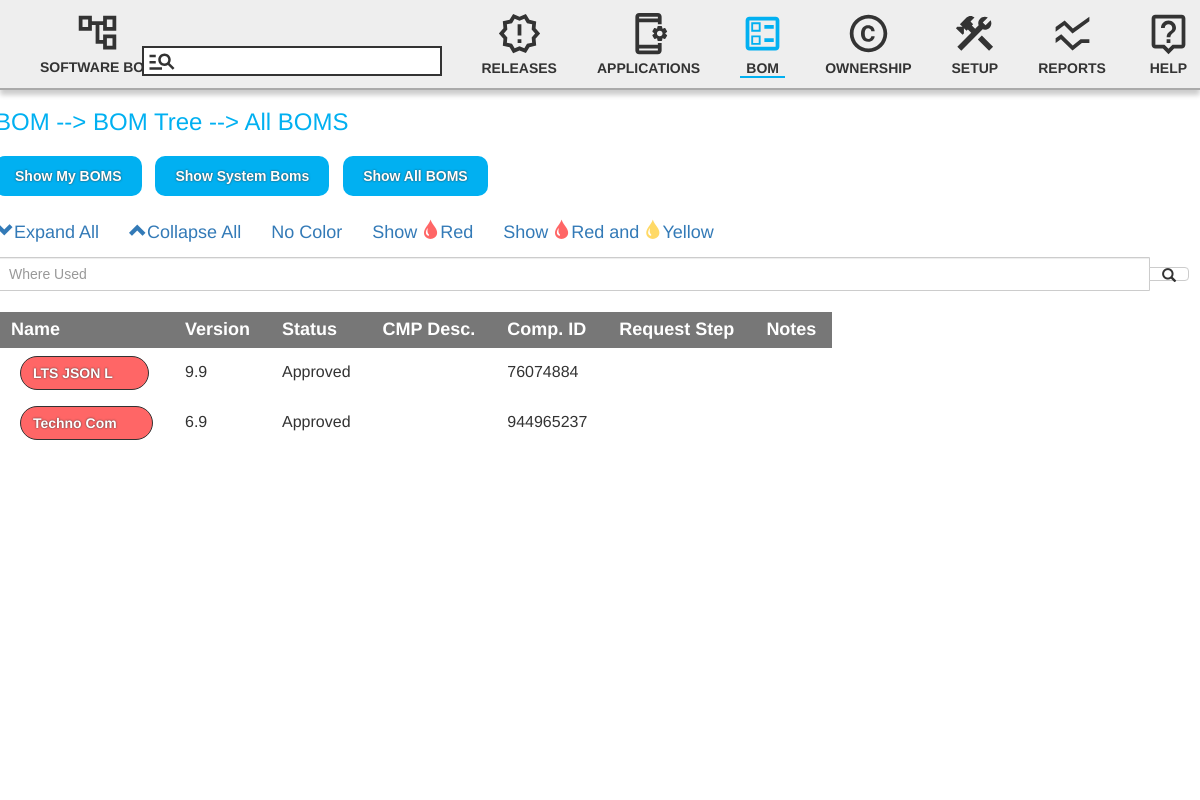
The page /src/components/pages/bom/bom_sbom_tree.php on the database its author committed.
### tables this page shows
CREATE TABLE `applications` (
  `app_id` varchar(15) NOT NULL,
  `app_name` varchar(100) NOT NULL,
  `app_version` varchar(30) NOT NULL,
  `app_status` varchar(10) NOT NULL,
  `is_eol` tinyint(1) NOT NULL
);

### src/db/functions.php (called while the page is built, shortened)
<?php
$sql_applications_query = "
  SELECT * FROM applications
";
?>

### src/components/pages/bom/bom_functions.php (the view, shortened to what this page needs)
<?php
function displayComponents($db, $parent_component_query, $parent_table_id) {
  $parent_c = 1;
  while($component = $parent_component_query->fetch_assoc()){
    $comp_id = $component["cmpt_id"];
    $comp_name = $component["cmpt_name"];
    $comp_version = $component["cmpt_version"];
    $comp_status = $component["status"];
    $comp_table_id=$parent_table_id."-".$parent_c;
    $sql_components = "
    SELECT * FROM apps_components
    WHERE app_id = '".$comp_id."'
    ";
    $query_component_children = $db->query($sql_components);
    $has_children = $query_component_children->num_rows > 0;
    $comp_color = ($has_children)?"child":"grandchild";
    $comp_class = ($has_children)?"yellowComp":"greenComp";
    echo "<tr data-tt-id = '".$comp_table_id."' data-tt-parent-id='".$parent_table_id."' class = 'component ".$comp_class."' >
    <td class='text-capitalize'> <div class = 'btn ".$comp_color."'> <span class = 'cmp_name'>".$comp_name."</span>&nbsp; &nbsp;&nbsp; &nbsp;</div></td>
    <td class = 'cmp_version'>".$comp_version."</td>
    <td class='text-capitalize'>".$comp_status."</td>";
    $parent_c++;
  }
}
function displayBomsAsTable($db, $bom_query='') {
  global $sql_applications_query;
  if($bom_query == ''){
    $bom_query = $sql_applications_query;
  }
  $p_id = 1;
  $query_applications = $db->query($bom_query);
  if($query_applications->num_rows > 0){
    while($application = $query_applications->fetch_assoc()){
      $red_app_id = $application["app_id"];
      $app_name = $application["app_name"];
      $app_version = $application["app_version"];
      $app_status = $application["app_status"];
      echo "<tbody class= 'redApp'>
      <tr data-tt-id = '".$p_id."' ><td class='text-capitalize'>
      <div class = 'btn parent' ><span class = 'app_name' style = 'max-width: 160em; white-space: pre-wrap; word-wrap: break-word; word-break: break-all;'>".$app_name."</span>&nbsp; &nbsp;&nbsp; &nbsp;</div></td>
      <td >".$app_version."</td><td class='text-capitalize'>".$app_status."</td><td/><td>".$red_app_id."<td/><td/><td/></tr>";
      $sql_components = "
      SELECT * FROM apps_components
      WHERE app_id = '".$red_app_id."'
      ";
      $query_components = $db->query($sql_components);
      displayComponents($db, $query_components, $p_id);
      $p_id++;
    }
  }
}
?>

### src/components/_shared/styles/_variables.css (style rules this page uses)
:root { --color-white: #eee; --color-black: #333; --color-grey: #ccc; --color-dark-grey: #aaa; --color-blue: #01B0F1; --window-width: 1250px; --color-foreground: var( --color-white ); --color-background: var( --color-grey ); --color-border: var( --color-dark-grey ); --color-page-title: var( --color-blue ); --color-tab-selected: var( --color-blue ); --color-button: var( --color-blue ); --color-button-text: var( --color-white ); --color-shadow: var( --color-grey ); --color-dark-shadow: var( --color-dark-grey ); }

### src/components/app.css (style rules this page uses)
html { background-color: var( --color-background ); height: max( 100%, 100vh ); }
body { position: relative; overflow-y: scroll; overflow-x: hidden; width: var( --window-width ); left: calc( 50% - var( --window-width )/2 ); padding: 20px; font-family: "Helvetica", Arial, sans-serif; text-rendering: geometricPrecision; }

### src/components/header/header.css (style rules this page uses)
:root { --search-height: 30px; --search-width: 300px; }
#HEADER .search svg { position: absolute; bottom: 12px; margin: 0 5px; height: var( --search-height ); }
#HEADER img, #HEADER svg { display: flex; justify-content: space-between; margin: 0 auto 5px; height: 45px; fill: var( --color-black ); }
#HEADER .current-page svg { fill: var( --color-tab-selected ); }

### src/components/_shared/styles/table.css (style rules this page uses)
table th, table td { padding: 8px 16px !important; white-space: wrap; }

### src/components/_shared/styles/left_menu.css (style rules this page uses)
:root { --animation-timing: .1s; --animation-timing-active: .05s; }

### src/components/pages/bom/tree.css (style rules this page uses)
.grandchild, .child, .parent, .grandchild:hover, .parent:hover { text-decoration: none; font-weight: bold; border-radius: 30px; color: #fff; text-shadow: 0 0 2px #333; border: 1px solid #333; }
.parent { background: #ff6666; }

### rows shown on the page
applications: app_name "LTS JSON L", app_version "9.9", app_status "Approved", app_id "76074884"
applications: app_name "Techno Com", app_version "6.9", app_status "Approved", app_id "944965237"
